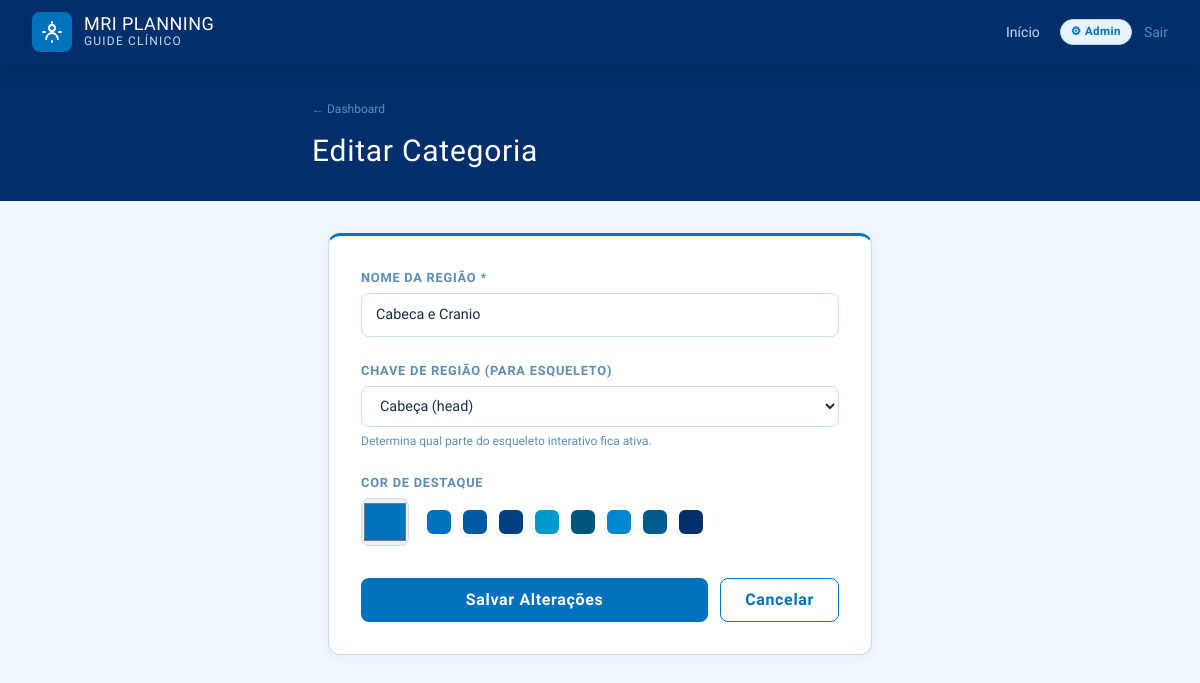
/admin/category/1/edit (signed in), run on the app's committed database.
### tables this page shows
CREATE TABLE category (
            id         INTEGER PRIMARY KEY AUTOINCREMENT,
            name       TEXT NOT NULL UNIQUE,
            region_key TEXT NOT NULL DEFAULT "other",
            color      TEXT NOT NULL DEFAULT "#0071BC"
        );

### app.py (the view)
@app.route('/admin/category/<int:cat_id>/edit', methods=['GET','POST'])
@login_required
def admin_edit_category(cat_id):
    cat = query('SELECT * FROM category WHERE id=?',(cat_id,),one=True)
    if not cat: return redirect(url_for('admin_dashboard'))
    if request.method=='POST':
        execute('UPDATE category SET name=?,region_key=?,color=? WHERE id=?',(
            request.form.get('name','').strip(),
            request.form.get('region_key','other'),
            request.form.get('color','#0071BC'), cat_id))
        flash('Categoria atualizada!','success'); return redirect(url_for('admin_dashboard'))
    return render_template('admin/category_form.html', category=dict(cat))

### app.py (called while the page is built)
def get_db():
    if 'db' not in g:
        g.db = sqlite3.connect(app.config['DATABASE'])
        g.db.row_factory = sqlite3.Row
    return g.db

def query(sql, args=(), one=False):
    cur = get_db().execute(sql, args)
    rv  = cur.fetchall()
    return (rv[0] if rv else None) if one else rv

def login_required(f):
    @wraps(f)
    def dec(*a,**k):
        if not session.get('admin_logged_in'):
            flash('Acesso restrito.','error'); return redirect(url_for('admin_login'))
        return f(*a,**k)
    return dec

### templates/admin/category_form.html (shortened to what this page needs)
{% extends 'base.html' %}
{% block content %}
<div class="bg-cuf-navy text-white py-8 px-6">
  <div class="max-w-xl mx-auto">
    <a href="{{ url_for('admin_dashboard') }}" class="text-cuf-muted hover:text-white text-xs transition mb-4 inline-block">← Dashboard</a>
    <h1 class="font-display font-700 text-3xl tracking-wide">{% if category %}Editar Categoria{% else %}Nova Categoria{% endif %}</h1>
  </div>
</div>
<div class="max-w-xl mx-auto px-4 py-8">
  <div class="card p-8" style="border-top:3px solid #0071BC;">
    <form method="POST" class="space-y-6">
      <div>
        <label class="form-label">Nome da Região *</label>
        <input type="text" name="name" required value="{{ category.name if category else '' }}" placeholder="Ex: Cabeça e Crânio" class="form-input"/>
      </div>
      <div>
        <label class="form-label">Chave de Região (para esqueleto)</label>
        <select name="region_key" class="form-input">
          {% set keys = [('head','Cabeça'),('neck','Pescoço'),('chest','Tórax/Coração'),('abdomen','Abdómen'),('pelvis','Pelve'),('spine','Coluna Vertebral'),('upper_limbs','Membros Superiores'),('lower_limbs','Membros Inferiores'),('other','Outra')] %}
          {% for val,label in keys %}
          <option value="{{ val }}" {% if category and category.region_key==val %}selected{% endif %}>{{ label }} ({{ val }})</option>
          {% endfor %}
        </select>
        <p class="text-xs text-cuf-muted mt-1.5">Determina qual parte do esqueleto interativo fica ativa.</p>
      </div>
      <div>
        <label class="form-label">Cor de Destaque</label>
        <div class="flex items-center gap-4">
          <input type="color" name="color" value="{{ category.color if category else '#0071BC' }}" class="w-12 h-12 rounded-lg border border-cuf-border cursor-pointer"/>
          <div class="flex gap-2 flex-wrap">
            {% for c in ['#0071BC','#0059A3','#003F7F','#0099CC','#00557A','#0085D1','#005A8E','#002F6C'] %}
            <button type="button" onclick="document.querySelector('[name=color]').value='{{ c }}'" class="w-7 h-7 rounded-lg border-2 border-white shadow-sm" style="background:{{ c }};"></button>
            {% endfor %}
          </div>
        </div>
      </div>
      <div class="flex gap-3 pt-2">
        <button type="submit" class="btn-primary flex-1">{% if category %}Salvar Alterações{% else %}Criar Categoria{% endif %}</button>
        <a href="{{ url_for('admin_dashboard') }}" class="btn-secondary px-6">Cancelar</a>
      </div>
    </form>
  </div>
</div>
{% endblock %}

### templates/base.html (style rules this page uses)
body { font-family: 'Source Sans 3', sans-serif; background: #F0F7FF; color: #1a2d47; }
.font-display { font-family: 'Barlow Semi Condensed', sans-serif; }
.card { background: white; border: 1px solid #C5DDF5; border-radius: 12px; box-shadow: 0 2px 8px rgba(0,47,108,.06); }
.btn-primary { background: #0071BC; color: white; font-family: 'Barlow Semi Condensed',sans-serif; font-weight: 600; letter-spacing:.04em; border-radius: 8px; padding: 10px 22px; transition: background .2s; }
.btn-secondary { background: white; color: #0071BC; border: 1.5px solid #0071BC; font-family: 'Barlow Semi Condensed',sans-serif; font-weight: 600; letter-spacing:.04em; border-radius: 8px; padding: 9px 22px; transition: all .2s; }
.form-input { width:100%; background:white; border:1.5px solid #C5DDF5; border-radius:8px; padding:10px 14px; font-size:.9rem; color:#1a2d47; transition:border .2s, box-shadow .2s; }
.form-label { display:block; font-family:'Barlow Semi Condensed',sans-serif; font-weight:600; font-size:.8rem; letter-spacing:.06em; color:#5B8DB8; margin-bottom:6px; text-transform:uppercase; }

### data on the page
category: name "Cabeca e Cranio", region_key "Cabeça (head)", color "#0071bc"
